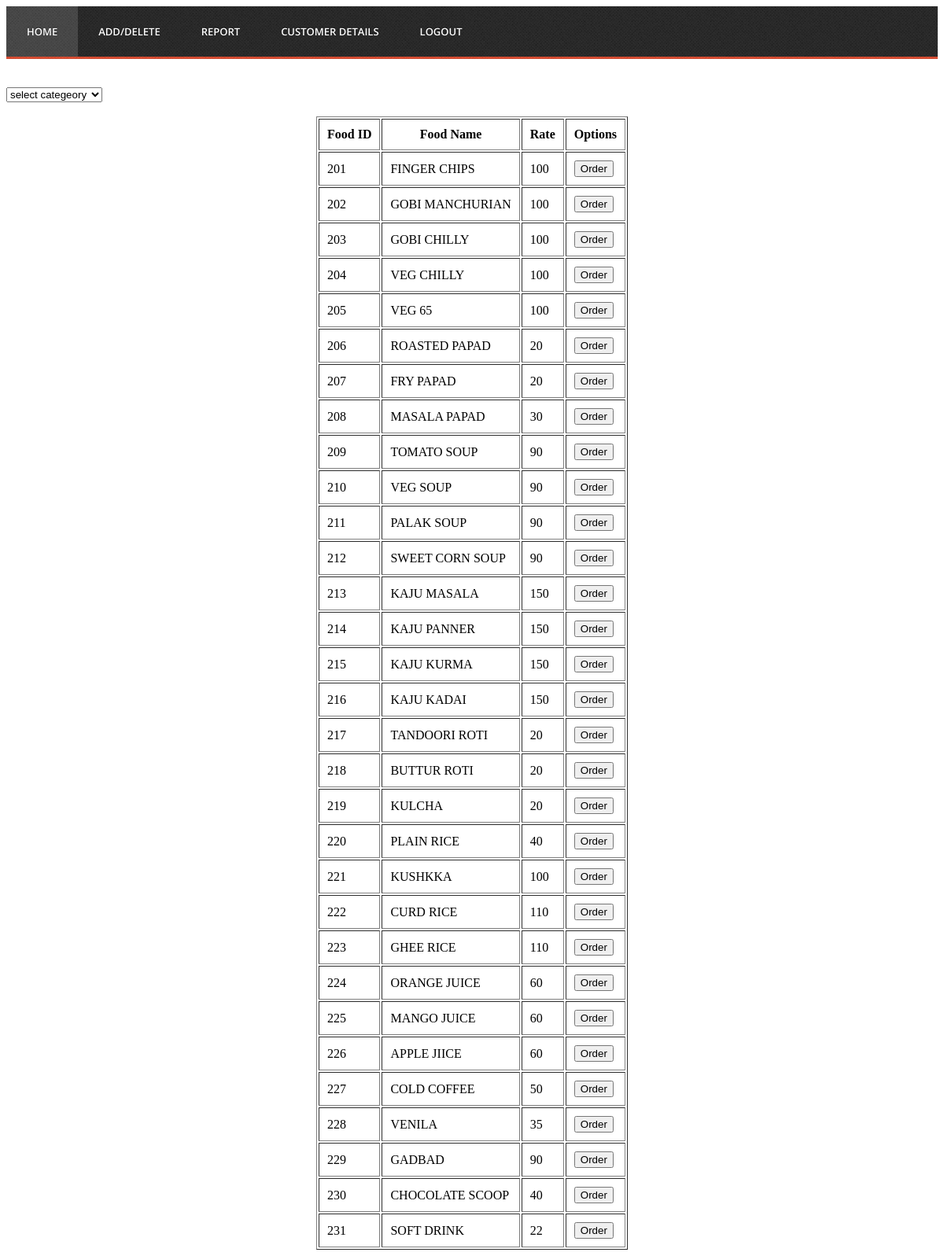
The app's page /order.php (signed in) with its own data.
### tables this page shows
CREATE TABLE IF NOT EXISTS `food_item` (
  `FIT_ID` int(3) NOT NULL,
  `FIT_NAME` varchar(15) NOT NULL,
  `RATE` int(4) NOT NULL,
  `CAT_ID` int(3) NOT NULL,
  PRIMARY KEY (`FIT_ID`),
  KEY `CAT_ID` (`CAT_ID`)
);

### order.php (the view, shortened to what this page needs)
<?php
if(isset($_SESSION['username']))
{
include ("header.php");
?>
<html>
<head>
</head>
<body>
<br><br>
<div id="table">
    <div id="menu">
        <select id="drop">
    <option value="">select categeory</option>
    <?php
    $connection=new mysqli('localhost','root','','restaurant');
        ?>
        </select>
        <br><br>
    </div>
    <div id="container">
        <?php
        $q="select * from food_item";
        $result=$connection->query($q);
        echo '<table border="1" align="center" cellpadding="10">';
        echo '<tr>';
        echo '<th>Food ID</th>';
        echo '<th>Food Name</th>';
        echo '<th>Rate</th>';
        echo '<th>Options</th>';
        echo '</tr>';
        while($data=$result->fetch_array())
        {
            echo '<tr>';
            echo '<td>'.$data[0].'</td>';
            echo '<td>'.$data[1].'</td>';
            echo '<td>'.$data[2].'</td>';
            echo '<td>';
            echo '<button onclick="myFunction('.$data[0].')">Order</button>';
            echo '</td>';
            echo '</tr>';
        }
        echo '</table>';
        ?>
    </div>
</div>
</body>
</html>
    <?php
}
else
{
    ?>
    <script>
        document.location="index.php";
    </script>
    <?php
}
?>

### header.php (shortened to what this page needs)
<!doctype html>
<html lang=''>
<head>
   <link rel="stylesheet" href="css/headerstyle.css">
</head>
<body>
<div id='cssmenu'>
<ul>
   <li class='active'><a href="custdetails.php"><span>HOME</span></a></li>
   <li class='has-sub'><a href='#'><span>ADD/DELETE</span></a>
   </li>
   <li class='has-sub'><a href='monthrep.php'><span>REPORT</span></a>
   </li>
   <li class='last'><a href='customer.php'><span>CUSTOMER DETAILS</span></a></li>
   <li class='has-sub'><a href='logout.php'><span>LOGOUT</span></a>
</ul>
</div>
</body>
<html>

### css/headerstyle.css (style rules this page uses)
#cssmenu, #cssmenu > ul { background: url(../images/highlight-bg.png) repeat; padding-bottom: 3px; font-family: 'Open Sans', sans-serif; font-weight: 600; }
#cssmenu:before, #cssmenu:after, #cssmenu > ul:before, #cssmenu > ul:after { content: ""; display: table; }
#cssmenu:after, #cssmenu > ul:after { clear: both; }
#cssmenu { width: auto; zoom: 1; }
#cssmenu > ul { background: url(../images/menu-bg.png) repeat; margin: 0; padding: 0; position: relative; }
#cssmenu > ul li { margin: 0; padding: 0; list-style: none; }
#cssmenu > ul > li { float: left; position: relative; }
#cssmenu > ul > li > a { padding: 23px 26px; display: block; color: white; font-size: 13px; text-decoration: none; text-transform: uppercase; text-shadow: 0 -1px 0 #0d0d0d; text-shadow: 0 -1px 0 rgba(0, 0, 0, 0.7); line-height: 18px; }
#cssmenu > ul > li > a > span { line-height: 18px; }
#cssmenu > ul > li.active > a, #cssmenu > ul > li > a:active { background: url(../images/hover.png) repeat; }

### records on screen
food_item: FIT_ID "201", FIT_NAME "FINGER CHIPS", RATE "100"
food_item: FIT_ID "202", FIT_NAME "GOBI MANCHURIAN", RATE "100"
food_item: FIT_ID "203", FIT_NAME "GOBI CHILLY", RATE "100"
food_item: FIT_ID "204", FIT_NAME "VEG CHILLY", RATE "100"
food_item: FIT_ID "205", FIT_NAME "VEG 65", RATE "100"
food_item: FIT_ID "206", FIT_NAME "ROASTED PAPAD", RATE "20"
food_item: FIT_ID "207", FIT_NAME "FRY PAPAD", RATE "20"
food_item: FIT_ID "208", FIT_NAME "MASALA PAPAD", RATE "30"
food_item: FIT_ID "209", FIT_NAME "TOMATO SOUP", RATE "90"
food_item: FIT_ID "210", FIT_NAME "VEG SOUP", RATE "90"
food_item: FIT_ID "211", FIT_NAME "PALAK SOUP", RATE "90"
food_item: FIT_ID "212", FIT_NAME "SWEET CORN SOUP", RATE "90"
food_item: FIT_ID "213", FIT_NAME "KAJU MASALA", RATE "150"
food_item: FIT_ID "214", FIT_NAME "KAJU PANNER", RATE "150"
food_item: FIT_ID "215", FIT_NAME "KAJU KURMA", RATE "150"
food_item: FIT_ID "216", FIT_NAME "KAJU KADAI", RATE "150"
food_item: FIT_ID "217", FIT_NAME "TANDOORI ROTI", RATE "20"
food_item: FIT_ID "218", FIT_NAME "BUTTUR ROTI", RATE "20"
food_item: FIT_ID "219", FIT_NAME "KULCHA", RATE "20"
food_item: FIT_ID "220", FIT_NAME "PLAIN RICE", RATE "40"
food_item: FIT_ID "221", FIT_NAME "KUSHKKA", RATE "100"
food_item: FIT_ID "222", FIT_NAME "CURD RICE", RATE "110"
food_item: FIT_ID "223", FIT_NAME "GHEE RICE", RATE "110"
food_item: FIT_ID "224", FIT_NAME "ORANGE JUICE", RATE "60"
food_item: FIT_ID "225", FIT_NAME "MANGO JUICE", RATE "60"
food_item: FIT_ID "226", FIT_NAME "APPLE JIICE", RATE "60"
food_item: FIT_ID "227", FIT_NAME "COLD COFFEE", RATE "50"
food_item: FIT_ID "228", FIT_NAME "VENILA", RATE "35"
food_item: FIT_ID "229", FIT_NAME "GADBAD", RATE "90"
food_item: FIT_ID "230", FIT_NAME "CHOCOLATE SCOOP", RATE "40"
food_item: FIT_ID "231", FIT_NAME "SOFT DRINK", RATE "22"
